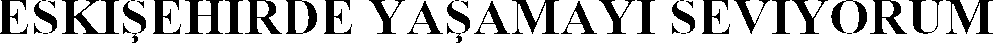
#> input picture lab06/images/inverted.bmp, 993 x 43 px
$ python lab06.py
#> lines starting #> are read from the running program, lines starting #| are printed output that depends on the picture; after the words box and inside, x2 and y2 are one past the last pixel; in counts of white or black regions, pixels touching at a corner belong together
import numpy as np
import matplotlib.pyplot as plt
from PIL import Image, ImageDraw
from PIL.ImageOps import invert


def calculate_profile(img: np.array, axis: int) -> np.array:
    return np.sum(img, axis=1 - axis)


def cut_black(img: np.array, profile: np.array, axis: int) -> np.array:
    start = profile.nonzero()[0][0]
    end = profile.nonzero()[0][-1] + 1

    if axis == 0:
        return img[start:end, :], profile[start:end]
    elif axis == 1:
        return img[:, start:end], profile[start:end]


def split_letters(img: np.array, profile: np.array):
    assert img.shape[1] == profile.shape[0]
    letters = []
    letter_borders = []
    letter_start = 0
    is_empty = True

    for i in range(img.shape[1]):
        if profile[i] == 0:
            if not is_empty:
                is_empty = True
                letters.append(img[:, letter_start:i + 1])
                letter_borders.append(i + 1)

        else:
            if is_empty:
                is_empty = False
                letter_start = i
                letter_borders.append(letter_start)

    letters.append(img[:, letter_start:img.shape[1] - 1])

    return letters, letter_borders


def bar(data, bins, axis):
    if axis == 1:
        plt.bar(x=bins, height=data)

    elif axis == 0:
        plt.barh(y=bins, width=data)

    else:
        raise ValueError('Invalid axis')


if __name__ == '__main__':
    with Image.open(f'./images/inverted.bmp') as image:

#> image is the input picture: PIL image 993x43 1; 74.2% white; 44 black regions (7 under 20 px), largest, box (x1, y1, x2, y2) and area: (62, 0, 119, 34) 837, (512, 0, 559, 34) 619, (946, 0, 993, 34) 619
        img = np.array(image)

        profile_x = np.flip(calculate_profile(img, 0))
#> profile_x = 43 values, max 991 at index 7, min 440 at index 9, mean 736.7
        profile_y = calculate_profile(img, 1)
#> profile_y = 993 values, max 43 at index 28, min 9 at index 2, mean 31.9
        profile_x
        bins_x = np.arange(start=1, stop=img.shape[0] + 1).astype(int)
#> bins_x = 43 values from 1 to 43
        bins_y = np.arange(start=1, stop=img.shape[1] + 1).astype(int)
#> bins_y = 993 values from 1 to 993

        bar(profile_x / 255, bins_x, 0)
        plt.savefig(f'./results/profile_x.png')
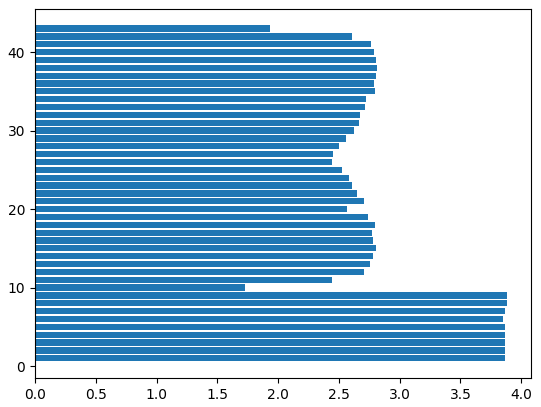
#> figure drawn by matplotlib, 1 panel
        plt.clf()

        bar(profile_y / 255, bins_y, 1)
        plt.savefig(f'./results/profile_y.png')
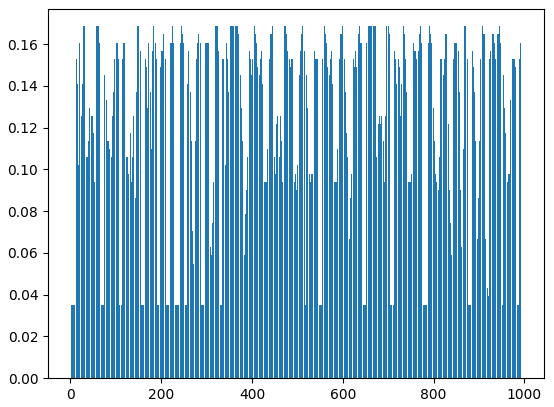
#> figure drawn by matplotlib, 1 panel
        plt.clf()

        img_letters, letter_borders = split_letters(img, profile_y)
#> after the loop in split_letters, `for i in range(img.shape[1]):`: is_empty = False; letter_borders = [0]; letter_start = 0; letters = []
#> img_letters = 1 item; letter_borders = [0]
        print(letter_borders)
#| [0]

        # result_img = Image.fromarray(img, 'L')
        result = Image.new("RGB", image.size)
#> result: PIL image 993x43 RGB; every value is 0
        result.paste(image)
        draw = ImageDraw.Draw(result)

        for border in letter_borders:
            draw.line((border, 0, border, img.shape[1]), fill='green')
#> this loop made 1 pass

        result.save(f"results/result.png")
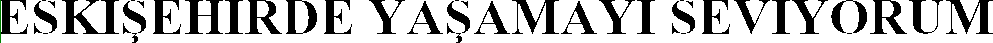
#> saved as result.png: PIL image 993x43 RGB; mean R, G, B 188.9, 189.1, 188.9
